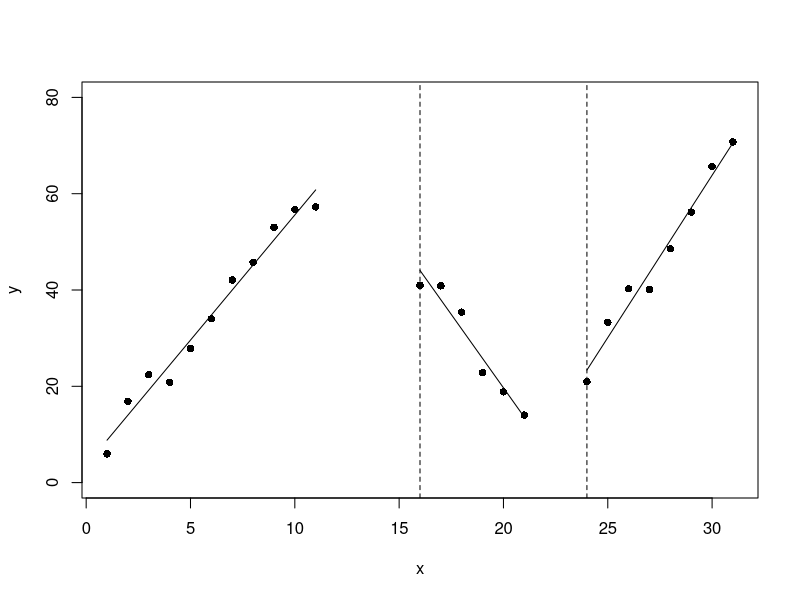

The R source for this figure:
# BAGIAN II
# Nomor 1
# Membuat data sintetis
x <- c(1:11, 16:21, 24:31)
y <- numeric(length(x))

# Segmen pertama
set.seed(456)
y[1:11] <- seq(10, 60, len = 11) + rnorm(11, 0, 3)

# Segmen kedua
set.seed(456)
y[12:17] <- seq(45, 15, len = length(16:21)) + rnorm(length(16:21), 0, 3)

# Segmen ketiga
set.seed(456)
y[18:25] <- seq(25, 70, len = length(24:31)) + rnorm(length(24:31), 0, 3)

# Validasi
x
y


# Nomor 2
breaks1 <- x[which(x >= 1 & x <= 21)]

# Knot 1
mse1 <- numeric(length(breaks1))
for(i in 1:length(breaks1)){
  piecewise1 <- lm(y ~ x*(x < breaks1[i]) + x*(x >= breaks1[i]))
  mse1[i] <- summary(piecewise1)[6]
}
mse1 <- as.numeric(mse1)
b1 <- breaks1[which(mse1 == min(mse1))]
b1

# Knot 2
breaks2 <- x[which(x > b1)]
mse2 <- numeric(length(breaks2))
for(j in 1:length(breaks2)){
  piecewise2 <- lm(y ~ x*(x < b1) + x*(x >= b1 & x < breaks2[j]) + x*(x >= breaks2[j]))
  mse2[j] <- summary(piecewise2)[6]
}
mse2 <- as.numeric(mse2)
b2 <- breaks2[which(mse2 == min(mse2))]
b2

# Model Regresi
piecewise_final <- lm(y ~ x*(x < b1) + x*(x >= b1 & x < b2) + x*(x >= b2))
summary(piecewise_final)


# Nomor 3
plot(x,y, ylim=c(0, 80), pch=16)
curve((-138.4587 + 142.0703) + (6.7429 - 1.5453)*x, add=T, from=1, to=11)
curve((-138.4587 + 280.0303) + (6.7429 - 12.8373)*x, add=T, from=16, to=21)
curve(-138.4587 + 6.7429*x,, add=T, from=24, to=max(x))
abline(v=16, lty=2)
abline(v=24, lty=2)


# Nomor 4
library(segmented)
lin.mod <- lm(y~x) 
segmented.mod <- segmented(lin.mod, seg.Z = ~x, psi= c(16, 24))
summary(segmented.mod)


# Nomor 15
x <- 15
yhat = 3.612 + 5.198 * x - 11.292 * (x - 12.217)
yhat
